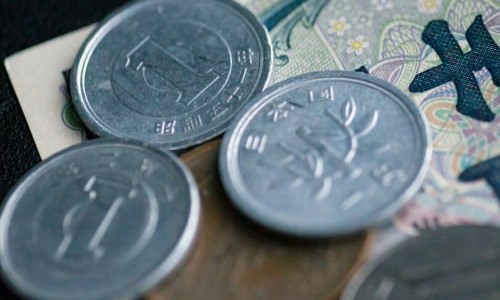
#> input picture Chihiro/moneyexplanation/image/JPY/1.jpg, 500 x 300 px
$ python -i roboflow_script_ver3.py   (imports and definitions only)
#> lines starting #> are read from the running program, lines starting #| are printed output that depends on the picture
#> further down, picture is the input picture: shape (300, 500, 3); mean B, G, R 124.8, 117.1, 103.1
import cv2
import numpy as np
from roboflow import Roboflow
import time

# RoboflowのAPIキーとモデル情報
# [1 line that did not run here, left out]
# [1 line that did not run here, left out]
# [1 line that did not run here, left out]
# [1 line that did not run here, left out]

def preprocess_frame(frame):
    """フレームの前処理を行う関数"""
    # リサイズして処理を高速化（必要に応じてサイズを調整）
    frame = cv2.resize(frame, (640, 480))
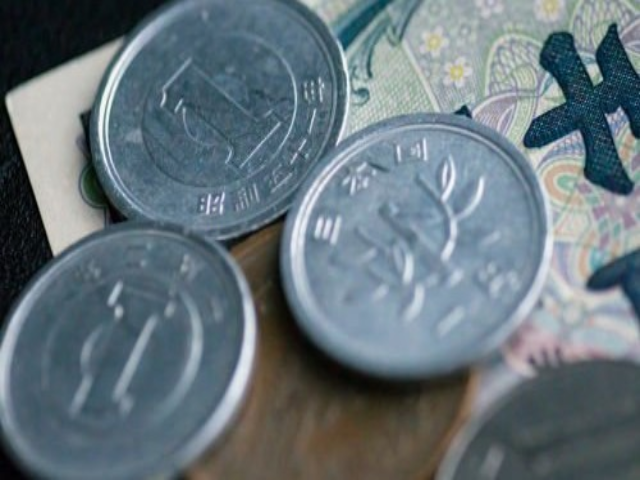
#> frame: shape (480, 640, 3); mean of channels 0, 1, 2 124.7, 117, 102.9; drawn as B, G, R

    # ノイズ除去
    frame = cv2.GaussianBlur(frame, (5, 5), 0)

    # コントラスト調整
    lab = cv2.cvtColor(frame, cv2.COLOR_BGR2LAB)
#> lab: shape (480, 640, 3); mean of channels 0, 1, 2 121.7, 125, 122.2
    l, a, b = cv2.split(lab)
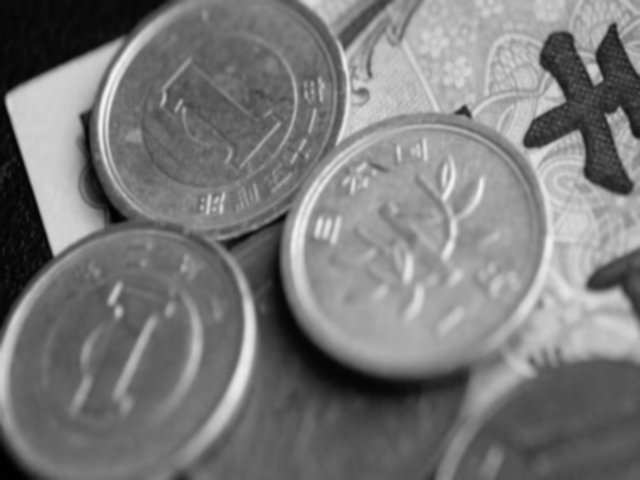
#> l: shape (480, 640); min 0, max 243, mean 121.7
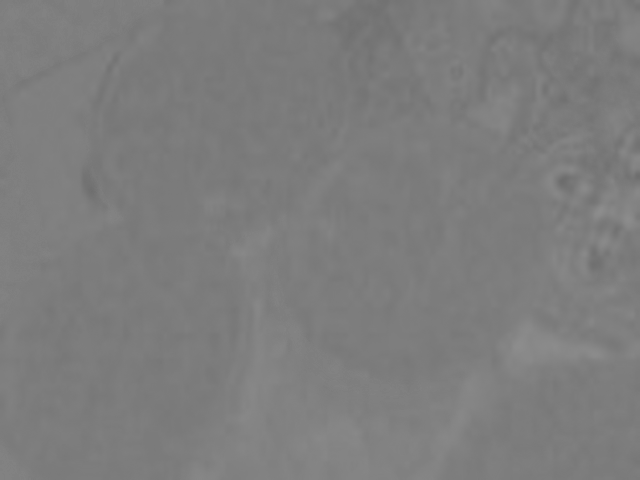
#> a: shape (480, 640); min 109, max 141, mean 125
    clahe = cv2.createCLAHE(clipLimit=3.0, tileGridSize=(8,8))
    cl = clahe.apply(l)
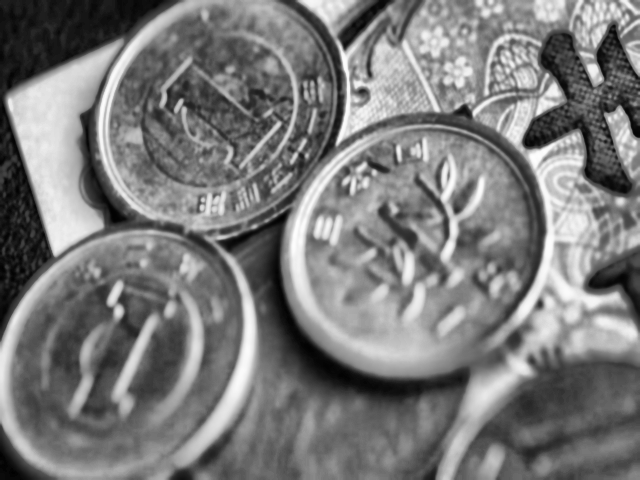
#> cl: shape (480, 640); min 1, max 254, mean 123.1
    enhanced = cv2.merge((cl,a,b))
#> enhanced: shape (480, 640, 3); mean of channels 0, 1, 2 123.1, 125, 122.2
    frame = cv2.cvtColor(enhanced, cv2.COLOR_LAB2BGR)
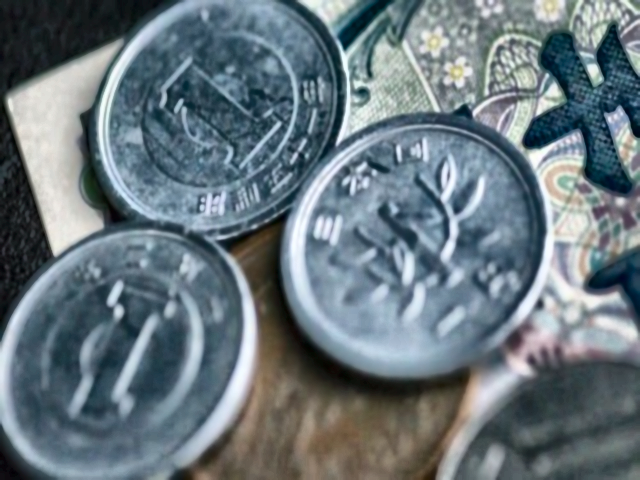
#> frame: shape (480, 640, 3); mean B, G, R 126.5, 119.1, 105.1

    return frame

# [106 lines left out: functions apply_non_max_suppression, draw_predictions, main, not called in this run]

# [2 lines not run here, left out]

>>> import cv2
>>> picture = cv2.imread('../../../Chihiro/moneyexplanation/image/JPY/1.jpg')
>>> result = preprocess_frame(picture)

$ run again, on Chihiro/moneyexplanation/image/JPY/100.jpg
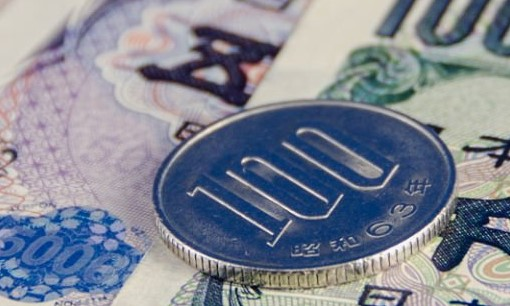
#> input picture Chihiro/moneyexplanation/image/JPY/100.jpg, 510 x 306 px
#> picture is the input picture: shape (306, 510, 3); mean B, G, R 148, 134.2, 128.4
#> lab: shape (480, 640, 3); mean of channels 0, 1, 2 141.4, 130.5, 119.5
#> in preprocess_frame, `l, a, b = cv2.split(lab)`:
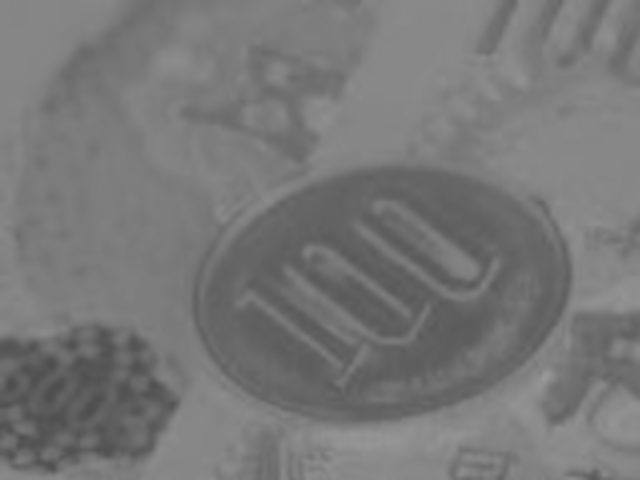
#> b: shape (480, 640); min 77, max 154, mean 119.5
#> enhanced: shape (480, 640, 3); mean of channels 0, 1, 2 137.2, 130.5, 119.5
#> in preprocess_frame, `frame = cv2.cvtColor(enhanced, cv2.COLOR_LAB2BGR)`:
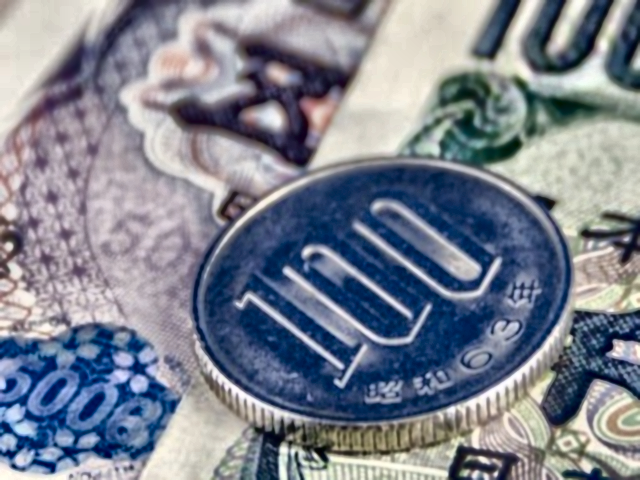
#> frame: shape (480, 640, 3); mean B, G, R 144.4, 131.1, 125
